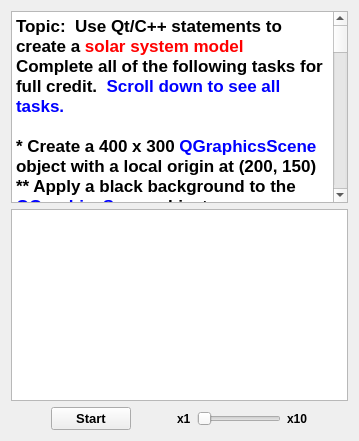
      <widget class="QWidget" name="tab_4">
       <attribute name="title">
        <string>P03</string>
       </attribute>
       <layout class="QVBoxLayout" name="verticalLayout_4">
        <item>
         <widget class="QTextBrowser" name="textBrowser_5">
          <property name="html">
           <string>&lt;!DOCTYPE HTML PUBLIC &quot;-//W3C//DTD HTML 4.0//EN&quot; &quot;http://www.w3.org/TR/REC-html40/strict.dtd&quot;&gt;
&lt;html&gt;&lt;head&gt;&lt;meta name=&quot;qrichtext&quot; content=&quot;1&quot; /&gt;&lt;style type=&quot;text/css&quot;&gt;
p, li { white-space: pre-wrap; }
&lt;/style&gt;&lt;/head&gt;&lt;body style=&quot; font-family:'Cantarell'; font-size:11pt; font-weight:400; font-style:normal;&quot;&gt;
&lt;p style=&quot; margin-top:0px; margin-bottom:0px; margin-left:0px; margin-right:0px; -qt-block-indent:0; text-indent:0px;&quot;&gt;&lt;span style=&quot; font-family:'.Lucida Grande UI'; font-size:13pt; font-weight:600;&quot;&gt;Topic:  Use Qt/C++ statements to create a &lt;/span&gt;&lt;span style=&quot; font-family:'.Lucida Grande UI'; font-size:13pt; font-weight:600; color:#ff0000;&quot;&gt;solar system model&lt;/span&gt;&lt;/p&gt;
&lt;p style=&quot; margin-top:0px; margin-bottom:0px; margin-left:0px; margin-right:0px; -qt-block-indent:0; text-indent:0px;&quot;&gt;&lt;span style=&quot; font-family:'.Lucida Grande UI'; font-size:13pt; font-weight:600;&quot;&gt;Complete all of the following tasks for full credit.  &lt;/span&gt;&lt;span style=&quot; font-family:'.Lucida Grande UI'; font-size:13pt; font-weight:600; color:#0000ff;&quot;&gt;Scroll down to see all tasks.&lt;/span&gt;&lt;/p&gt;
&lt;p style=&quot;-qt-paragraph-type:empty; margin-top:0px; margin-bottom:0px; margin-left:0px; margin-right:0px; -qt-block-indent:0; text-indent:0px; font-family:'.Lucida Grande UI'; font-size:13pt; font-weight:600;&quot;&gt;&lt;br /&gt;&lt;/p&gt;
&lt;p style=&quot; margin-top:0px; margin-bottom:0px; margin-left:0px; margin-right:0px; -qt-block-indent:0; text-indent:0px;&quot;&gt;&lt;span style=&quot; font-family:'.Lucida Grande UI'; font-size:13pt; font-weight:600;&quot;&gt;* Create a 400 x 300 &lt;/span&gt;&lt;span style=&quot; font-family:'.Lucida Grande UI'; font-size:13pt; font-weight:600; color:#0000ff;&quot;&gt;QGraphicsScene&lt;/span&gt;&lt;span style=&quot; font-family:'.Lucida Grande UI'; font-size:13pt; font-weight:600;&quot;&gt; object with a local origin at (200, 150) &lt;/span&gt;&lt;/p&gt;
&lt;p style=&quot; margin-top:0px; margin-bottom:0px; margin-left:0px; margin-right:0px; -qt-block-indent:0; text-indent:0px;&quot;&gt;&lt;span style=&quot; font-family:'.Lucida Grande UI'; font-size:13pt; font-weight:600;&quot;&gt;** Apply a black background to the &lt;/span&gt;&lt;span style=&quot; font-family:'.Lucida Grande UI'; font-size:13pt; font-weight:600; color:#0000ff;&quot;&gt;QGraphicsScene&lt;/span&gt;&lt;span style=&quot; font-family:'.Lucida Grande UI'; font-size:13pt; font-weight:600;&quot;&gt; object&lt;/span&gt;&lt;/p&gt;
&lt;p style=&quot; margin-top:0px; margin-bottom:0px; margin-left:0px; margin-right:0px; -qt-block-indent:0; text-indent:0px;&quot;&gt;&lt;span style=&quot; font-family:'.Lucida Grande UI'; font-size:13pt; font-weight:600;&quot;&gt;** Display contents of scene object using the view object that is already on the form&lt;/span&gt;&lt;/p&gt;
&lt;p style=&quot;-qt-paragraph-type:empty; margin-top:0px; margin-bottom:0px; margin-left:0px; margin-right:0px; -qt-block-indent:0; text-indent:0px; font-family:'.Lucida Grande UI'; font-size:13pt; font-weight:600;&quot;&gt;&lt;br /&gt;&lt;/p&gt;
&lt;p style=&quot; margin-top:0px; margin-bottom:0px; margin-left:0px; margin-right:0px; -qt-block-indent:0; text-indent:0px;&quot;&gt;&lt;span style=&quot; font-family:'.Lucida Grande UI'; font-size:13pt; font-weight:600;&quot;&gt;* Add a &lt;/span&gt;&lt;span style=&quot; font-family:'.Lucida Grande UI'; font-size:13pt; font-weight:600; text-decoration: underline;&quot;&gt;white circle&lt;/span&gt;&lt;span style=&quot; font-family:'.Lucida Grande UI'; font-size:13pt; font-weight:600;&quot;&gt; (bounded by a 200x200 square) centered about the origin&lt;/span&gt;&lt;/p&gt;
&lt;p style=&quot;-qt-paragraph-type:empty; margin-top:0px; margin-bottom:0px; margin-left:0px; margin-right:0px; -qt-block-indent:0; text-indent:0px; font-family:'.Lucida Grande UI'; font-size:13pt; font-weight:600;&quot;&gt;&lt;br /&gt;&lt;/p&gt;
&lt;p style=&quot; margin-top:0px; margin-bottom:0px; margin-left:0px; margin-right:0px; -qt-block-indent:0; text-indent:0px;&quot;&gt;&lt;span style=&quot; font-family:'.Lucida Grande UI'; font-size:13pt; font-weight:600;&quot;&gt;* Add a &lt;/span&gt;&lt;span style=&quot; font-family:'.Lucida Grande UI'; font-size:13pt; font-weight:600; text-decoration: underline; color:#8f5902;&quot;&gt;yellow sun&lt;/span&gt;&lt;span style=&quot; font-family:'.Lucida Grande UI'; font-size:13pt; font-weight:600;&quot;&gt; with diameter &lt;/span&gt;&lt;span style=&quot; font-family:'.Lucida Grande UI'; font-size:13pt; font-weight:600; color:#8f5902;&quot;&gt;sunD&lt;/span&gt;&lt;span style=&quot; font-family:'.Lucida Grande UI'; font-size:13pt; font-weight:600;&quot;&gt; centered about the origin&lt;/span&gt;&lt;/p&gt;
&lt;p style=&quot;-qt-paragraph-type:empty; margin-top:0px; margin-bottom:0px; margin-left:0px; margin-right:0px; -qt-block-indent:0; text-indent:0px; font-family:'.Lucida Grande UI'; font-size:13pt; font-weight:600;&quot;&gt;&lt;br /&gt;&lt;/p&gt;
&lt;p style=&quot; margin-top:0px; margin-bottom:0px; margin-left:0px; margin-right:0px; -qt-block-indent:0; text-indent:0px;&quot;&gt;&lt;span style=&quot; font-family:'.Lucida Grande UI'; font-size:13pt; font-weight:600;&quot;&gt;* Add a &lt;/span&gt;&lt;span style=&quot; font-family:'.Lucida Grande UI'; font-size:13pt; font-weight:600; text-decoration: underline; color:#ff0000;&quot;&gt;red planet&lt;/span&gt;&lt;span style=&quot; font-family:'.Lucida Grande UI'; font-size:13pt; font-weight:600;&quot;&gt; &lt;/span&gt;&lt;span style=&quot; font-family:'.Lucida Grande UI'; font-size:13pt; font-weight:600; color:#0000ff;&quot;&gt;QGraphicsEllipseItem&lt;/span&gt;&lt;span style=&quot; font-family:'.Lucida Grande UI'; font-size:13pt; font-weight:600;&quot;&gt; to the &lt;/span&gt;&lt;span style=&quot; font-family:'.Lucida Grande UI'; font-size:13pt; font-weight:600; color:#0000ff;&quot;&gt;QGraphicsScene &lt;/span&gt;&lt;span style=&quot; font-family:'.Lucida Grande UI'; font-size:13pt; font-weight:600;&quot;&gt;object with diameter &lt;/span&gt;&lt;span style=&quot; font-family:'.Lucida Grande UI'; font-size:13pt; font-weight:600; color:#ff0000;&quot;&gt;redD&lt;/span&gt;&lt;span style=&quot; font-family:'.Lucida Grande UI'; font-size:13pt; font-weight:600;&quot;&gt; and orbit radius &lt;/span&gt;&lt;span style=&quot; font-family:'.Lucida Grande UI'; font-size:13pt; font-weight:600; color:#ff0000;&quot;&gt;redOrbit&lt;/span&gt;&lt;/p&gt;
&lt;p style=&quot;-qt-paragraph-type:empty; margin-top:0px; margin-bottom:0px; margin-left:0px; margin-right:0px; -qt-block-indent:0; text-indent:0px; font-family:'.Lucida Grande UI'; font-size:13pt; font-weight:600;&quot;&gt;&lt;br /&gt;&lt;/p&gt;
&lt;p style=&quot; margin-top:0px; margin-bottom:0px; margin-left:0px; margin-right:0px; -qt-block-indent:0; text-indent:0px;&quot;&gt;&lt;span style=&quot; font-family:'.Lucida Grande UI'; font-size:13pt; font-weight:600;&quot;&gt;* Add a &lt;/span&gt;&lt;span style=&quot; font-family:'.Lucida Grande UI'; font-size:13pt; font-weight:600; text-decoration: underline; color:#4e9a06;&quot;&gt;green planet&lt;/span&gt;&lt;span style=&quot; font-family:'.Lucida Grande UI'; font-size:13pt; font-weight:600;&quot;&gt; &lt;/span&gt;&lt;span style=&quot; font-family:'.Lucida Grande UI'; font-size:13pt; font-weight:600; color:#0000ff;&quot;&gt;QGraphicsEllipseItem&lt;/span&gt;&lt;span style=&quot; font-family:'.Lucida Grande UI'; font-size:13pt; font-weight:600;&quot;&gt; to the &lt;/span&gt;&lt;span style=&quot; font-family:'.Lucida Grande UI'; font-size:13pt; font-weight:600; color:#0000ff;&quot;&gt;QGraphicsScene&lt;/span&gt;&lt;span style=&quot; font-family:'.Lucida Grande UI'; font-size:13pt; font-weight:600;&quot;&gt; object diameter &lt;/span&gt;&lt;span style=&quot; font-family:'.Lucida Grande UI'; font-size:13pt; font-weight:600; color:#4e9a06;&quot;&gt;greenD&lt;/span&gt;&lt;span style=&quot; font-family:'.Lucida Grande UI'; font-size:13pt; font-weight:600;&quot;&gt; and orbit radius &lt;/span&gt;&lt;span style=&quot; font-family:'.Lucida Grande UI'; font-size:13pt; font-weight:600; color:#4e9a06;&quot;&gt;greenOrbit&lt;/span&gt;&lt;/p&gt;
&lt;p style=&quot;-qt-paragraph-type:empty; margin-top:0px; margin-bottom:0px; margin-left:0px; margin-right:0px; -qt-block-indent:0; text-indent:0px; font-family:'.Lucida Grande UI'; font-size:13pt; font-weight:600;&quot;&gt;&lt;br /&gt;&lt;/p&gt;
&lt;p style=&quot; margin-top:0px; margin-bottom:0px; margin-left:0px; margin-right:0px; -qt-block-indent:0; text-indent:0px;&quot;&gt;&lt;span style=&quot; font-family:'.Lucida Grande UI'; font-size:13pt; font-weight:600;&quot;&gt;* Add a &lt;/span&gt;&lt;span style=&quot; font-family:'.Lucida Grande UI'; font-size:13pt; font-weight:600; text-decoration: underline; color:#0000ff;&quot;&gt;blue planet&lt;/span&gt;&lt;span style=&quot; font-family:'.Lucida Grande UI'; font-size:13pt; font-weight:600;&quot;&gt; &lt;/span&gt;&lt;span style=&quot; font-family:'.Lucida Grande UI'; font-size:13pt; font-weight:600; color:#0000ff;&quot;&gt;QGraphicsEllipseItem&lt;/span&gt;&lt;span style=&quot; font-family:'.Lucida Grande UI'; font-size:13pt; font-weight:600;&quot;&gt; to the &lt;/span&gt;&lt;span style=&quot; font-family:'.Lucida Grande UI'; font-size:13pt; font-weight:600; color:#0000ff;&quot;&gt;QGraphicsScene&lt;/span&gt;&lt;span style=&quot; font-family:'.Lucida Grande UI'; font-size:13pt; font-weight:600;&quot;&gt; object with diameter &lt;/span&gt;&lt;span style=&quot; font-family:'.Lucida Grande UI'; font-size:13pt; font-weight:600; color:#0000ff;&quot;&gt;blueD&lt;/span&gt;&lt;span style=&quot; font-family:'.Lucida Grande UI'; font-size:13pt; font-weight:600;&quot;&gt; and orbit radius &lt;/span&gt;&lt;span style=&quot; font-family:'.Lucida Grande UI'; font-size:13pt; font-weight:600; color:#0000ff;&quot;&gt;blueOrbit&lt;/span&gt;&lt;/p&gt;
&lt;p style=&quot;-qt-paragraph-type:empty; margin-top:0px; margin-bottom:0px; margin-left:0px; margin-right:0px; -qt-block-indent:0; text-indent:0px; font-family:'.Lucida Grande UI'; font-size:13pt; font-weight:600;&quot;&gt;&lt;br /&gt;&lt;/p&gt;
&lt;p style=&quot; margin-top:0px; margin-bottom:0px; margin-left:0px; margin-right:0px; -qt-block-indent:0; text-indent:0px;&quot;&gt;&lt;span style=&quot; font-family:'.Lucida Grande UI'; font-size:13pt; font-weight:600;&quot;&gt;* Use a &lt;/span&gt;&lt;span style=&quot; font-family:'.Lucida Grande UI'; font-size:13pt; font-weight:600; color:#0000ff;&quot;&gt;QTimer &lt;/span&gt;&lt;span style=&quot; font-family:'.Lucida Grande UI'; font-size:13pt; font-weight:600;&quot;&gt;object to force the planets to orbit at the specified rates&lt;/span&gt;&lt;/p&gt;
&lt;p style=&quot; margin-top:0px; margin-bottom:0px; margin-left:0px; margin-right:0px; -qt-block-indent:0; text-indent:0px;&quot;&gt;&lt;span style=&quot; font-family:'.Lucida Grande UI'; font-size:13pt; font-weight:600;&quot;&gt;** The default rate of the &lt;/span&gt;&lt;span style=&quot; font-family:'.Lucida Grande UI'; font-size:13pt; font-weight:600; color:#ff0000;&quot;&gt;red planet&lt;/span&gt;&lt;span style=&quot; font-family:'.Lucida Grande UI'; font-size:13pt; font-weight:600;&quot;&gt; is &lt;/span&gt;&lt;span style=&quot; font-family:'.Lucida Grande UI'; font-size:13pt; font-weight:600; color:#ff0000;&quot;&gt;6 degrees&lt;/span&gt;&lt;span style=&quot; font-family:'.Lucida Grande UI'; font-size:13pt; font-weight:600;&quot;&gt; every 16.66667 msec &lt;/span&gt;&lt;/p&gt;
&lt;p style=&quot; margin-top:0px; margin-bottom:0px; margin-left:0px; margin-right:0px; -qt-block-indent:0; text-indent:0px;&quot;&gt;&lt;span style=&quot; font-family:'.Lucida Grande UI'; font-size:13pt; font-weight:600;&quot;&gt;** The default rate of the &lt;/span&gt;&lt;span style=&quot; font-family:'.Lucida Grande UI'; font-size:13pt; font-weight:600; color:#4e9a06;&quot;&gt;green planet&lt;/span&gt;&lt;span style=&quot; font-family:'.Lucida Grande UI'; font-size:13pt; font-weight:600;&quot;&gt; is &lt;/span&gt;&lt;span style=&quot; font-family:'.Lucida Grande UI'; font-size:13pt; font-weight:600; color:#4e9a06;&quot;&gt;0.1 degrees&lt;/span&gt;&lt;span style=&quot; font-family:'.Lucida Grande UI'; font-size:13pt; font-weight:600;&quot;&gt; every 16.66667 msec &lt;/span&gt;&lt;/p&gt;
&lt;p style=&quot; margin-top:0px; margin-bottom:0px; margin-left:0px; margin-right:0px; -qt-block-indent:0; text-indent:0px;&quot;&gt;&lt;span style=&quot; font-family:'.Lucida Grande UI'; font-size:13pt; font-weight:600;&quot;&gt;** The default rate of the &lt;/span&gt;&lt;span style=&quot; font-family:'.Lucida Grande UI'; font-size:13pt; font-weight:600; color:#0000ff;&quot;&gt;blue planet&lt;/span&gt;&lt;span style=&quot; font-family:'.Lucida Grande UI'; font-size:13pt; font-weight:600;&quot;&gt; is &lt;/span&gt;&lt;span style=&quot; font-family:'.Lucida Grande UI'; font-size:13pt; font-weight:600; color:#0000ff;&quot;&gt;0.0083333&lt;/span&gt;&lt;span style=&quot; font-family:'.Lucida Grande UI'; font-size:13pt; font-weight:600;&quot;&gt; degrees every 16.66667 msec&lt;/span&gt;&lt;/p&gt;
&lt;p style=&quot;-qt-paragraph-type:empty; margin-top:0px; margin-bottom:0px; margin-left:0px; margin-right:0px; -qt-block-indent:0; text-indent:0px; font-family:'.Lucida Grande UI'; font-size:13pt; font-weight:600;&quot;&gt;&lt;br /&gt;&lt;/p&gt;
&lt;p style=&quot; margin-top:0px; margin-bottom:0px; margin-left:0px; margin-right:0px; -qt-block-indent:0; text-indent:0px;&quot;&gt;&lt;span style=&quot; font-family:'.Lucida Grande UI'; font-size:13pt; font-weight:600;&quot;&gt;** Planets must start perfectly aligned as in sample solution&lt;/span&gt;&lt;/p&gt;
&lt;p style=&quot;-qt-paragraph-type:empty; margin-top:0px; margin-bottom:0px; margin-left:0px; margin-right:0px; -qt-block-indent:0; text-indent:0px; font-family:'Sans Serif'; font-size:9pt;&quot;&gt;&lt;br /&gt;&lt;/p&gt;
&lt;p style=&quot; margin-top:0px; margin-bottom:0px; margin-left:0px; margin-right:0px; -qt-block-indent:0; text-indent:0px;&quot;&gt;&lt;span style=&quot; font-family:'.Lucida Grande UI'; font-size:13pt; font-weight:600;&quot;&gt;** Planet orbit rates must be match the sample solution&lt;/span&gt;&lt;/p&gt;
&lt;p style=&quot;-qt-paragraph-type:empty; margin-top:0px; margin-bottom:0px; margin-left:0px; margin-right:0px; -qt-block-indent:0; text-indent:0px; font-family:'.Lucida Grande UI'; font-size:13pt; font-weight:600;&quot;&gt;&lt;br /&gt;&lt;/p&gt;
&lt;p style=&quot; margin-top:0px; margin-bottom:0px; margin-left:0px; margin-right:0px; -qt-block-indent:0; text-indent:0px;&quot;&gt;&lt;span style=&quot; font-family:'.Lucida Grande UI'; font-size:13pt; font-weight:600;&quot;&gt;* Slider must control rate of rotation rate of all planets from the default speed up to 10 times normal speed  (x1 = wall clock time)&lt;/span&gt;&lt;/p&gt;
&lt;p style=&quot;-qt-paragraph-type:empty; margin-top:0px; margin-bottom:0px; margin-left:0px; margin-right:0px; -qt-block-indent:0; text-indent:0px; font-family:'.Lucida Grande UI'; font-size:13pt; font-weight:600;&quot;&gt;&lt;br /&gt;&lt;/p&gt;
&lt;p style=&quot; margin-top:0px; margin-bottom:0px; margin-left:0px; margin-right:0px; -qt-block-indent:0; text-indent:0px;&quot;&gt;&lt;span style=&quot; font-family:'.Lucida Grande UI'; font-size:13pt; font-weight:600;&quot;&gt;* button should start/stop timer&lt;/span&gt;&lt;/p&gt;
&lt;p style=&quot; margin-top:0px; margin-bottom:0px; margin-left:0px; margin-right:0px; -qt-block-indent:0; text-indent:0px;&quot;&gt;&lt;span style=&quot; font-family:'.Lucida Grande UI'; font-size:13pt; font-weight:600;&quot;&gt;* button text must reflect current state&lt;/span&gt;&lt;/p&gt;
&lt;p style=&quot;-qt-paragraph-type:empty; margin-top:0px; margin-bottom:0px; margin-left:0px; margin-right:0px; -qt-block-indent:0; text-indent:0px; font-family:'.Lucida Grande UI'; font-size:13pt; font-weight:600;&quot;&gt;&lt;br /&gt;&lt;/p&gt;
&lt;p style=&quot; margin-top:0px; margin-bottom:0px; margin-left:0px; margin-right:0px; -qt-block-indent:0; text-indent:0px;&quot;&gt;&lt;span style=&quot; font-family:'.Lucida Grande UI'; font-size:13pt; font-weight:600;&quot;&gt;HINT:  object names are &lt;/span&gt;&lt;span style=&quot; font-family:'.Lucida Grande UI'; font-size:13pt; font-weight:600; color:#ff0000;&quot;&gt;button&lt;/span&gt;&lt;span style=&quot; font-family:'.Lucida Grande UI'; font-size:13pt; font-weight:600;&quot;&gt;, &lt;/span&gt;&lt;span style=&quot; font-family:'.Lucida Grande UI'; font-size:13pt; font-weight:600; color:#ff0000;&quot;&gt;graphicsView &lt;/span&gt;&lt;span style=&quot; font-family:'.Lucida Grande UI'; font-size:13pt; font-weight:600; color:#000000;&quot;&gt;and&lt;/span&gt;&lt;span style=&quot; font-family:'.Lucida Grande UI'; font-size:13pt; font-weight:600; color:#ff0000;&quot;&gt; slider&lt;/span&gt;&lt;/p&gt;
&lt;p style=&quot;-qt-paragraph-type:empty; margin-top:0px; margin-bottom:0px; margin-left:0px; margin-right:0px; -qt-block-indent:0; text-indent:0px; font-family:'.Lucida Grande UI'; font-size:13pt;&quot;&gt;&lt;br /&gt;&lt;/p&gt;
&lt;p style=&quot; margin-top:0px; margin-bottom:0px; margin-left:0px; margin-right:0px; -qt-block-indent:0; text-indent:0px;&quot;&gt;&lt;span style=&quot; font-family:'.Lucida Grande UI'; font-size:13pt; font-weight:600; color:#aa00ff;&quot;&gt;HINT:  you don't have to create a new custom datatype that inherits from QGraphicsItem&lt;/span&gt;&lt;/p&gt;
&lt;p style=&quot;-qt-paragraph-type:empty; margin-top:0px; margin-bottom:0px; margin-left:0px; margin-right:0px; -qt-block-indent:0; text-indent:0px; font-family:'.Lucida Grande UI'; font-size:13pt;&quot;&gt;&lt;br /&gt;&lt;/p&gt;
&lt;p style=&quot; margin-top:0px; margin-bottom:0px; margin-left:0px; margin-right:0px; -qt-block-indent:0; text-indent:0px;&quot;&gt;&lt;span style=&quot; font-family:'.Lucida Grande UI'; font-size:13pt; font-weight:600; color:#ff0000;&quot;&gt;Do NOT use the Designer tool to modify the form itself or you will receive&lt;/span&gt;&lt;span style=&quot; font-family:'.Lucida Grande UI'; font-size:13pt; font-weight:600; color:#000000;&quot;&gt; zero credit (0 points).&lt;/span&gt;&lt;/p&gt;&lt;/body&gt;&lt;/html&gt;</string>
          </property>
         </widget>
        </item>
        <item>
         <widget class="QGraphicsView" name="graphicsView">
          <property name="renderHints">
           <set>QPainter::HighQualityAntialiasing|QPainter::TextAntialiasing</set>
          </property>
         </widget>
        </item>
        <item>
         <layout class="QHBoxLayout" name="horizontalLayout_2">
          <item>
           <spacer name="horizontalSpacer_8">
            <property name="orientation">
             <enum>Qt::Horizontal</enum>
            </property>
            <property name="sizeHint" stdset="0">
             <size>
              <width>40</width>
              <height>20</height>
             </size>
            </property>
           </spacer>
          </item>
          <item>
           <widget class="QPushButton" name="button">
            <property name="font">
             <font>
              <pointsize>10</pointsize>
              <weight>75</weight>
              <bold>true</bold>
             </font>
            </property>
            <property name="text">
             <string>Start</string>
            </property>
           </widget>
          </item>
          <item>
           <spacer name="horizontalSpacer_2">
            <property name="orientation">
             <enum>Qt::Horizontal</enum>
            </property>
            <property name="sizeHint" stdset="0">
             <size>
              <width>40</width>
              <height>20</height>
             </size>
            </property>
           </spacer>
          </item>
          <item>
           <widget class="QLabel" name="label_2">
            <property name="font">
             <font>
              <weight>75</weight>
              <bold>true</bold>
             </font>
            </property>
            <property name="text">
             <string>x1</string>
            </property>
           </widget>
          </item>
          <item>
           <widget class="QSlider" name="slider">
            <property name="minimum">
             <number>1</number>
            </property>
            <property name="maximum">
             <number>10</number>
            </property>
            <property name="orientation">
             <enum>Qt::Horizontal</enum>
            </property>
           </widget>
          </item>
          <item>
           <widget class="QLabel" name="label_3">
            <property name="font">
             <font>
              <weight>75</weight>
              <bold>true</bold>
             </font>
            </property>
            <property name="text">
             <string>x10</string>
            </property>
           </widget>
          </item>
          <item>
           <spacer name="horizontalSpacer_3">
            <property name="orientation">
             <enum>Qt::Horizontal</enum>
            </property>
            <property name="sizeHint" stdset="0">
             <size>
              <width>40</width>
              <height>20</height>
             </size>
            </property>
           </spacer>
          </item>
         </layout>
        </item>
       </layout>
      </widget>
